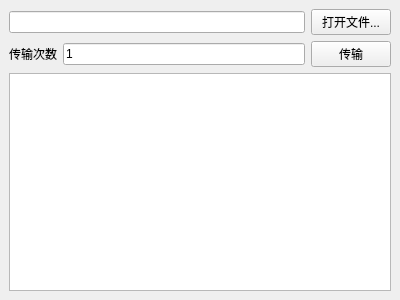
<?xml version="1.0" encoding="UTF-8"?>
<ui version="4.0">
 <class>YmodemWidget</class>
 <widget class="QDockWidget" name="YmodemWidget">
  <property name="geometry">
   <rect>
    <x>0</x>
    <y>0</y>
    <width>400</width>
    <height>300</height>
   </rect>
  </property>
  <property name="features">
   <set>QDockWidget::DockWidgetClosable|QDockWidget::DockWidgetFloatable|QDockWidget::DockWidgetMovable</set>
  </property>
  <property name="allowedAreas">
   <set>Qt::AllDockWidgetAreas</set>
  </property>
  <property name="windowTitle">
   <string>YmodemDock</string>
  </property>
  <widget class="QWidget" name="dockWidgetContents">
   <layout class="QGridLayout" name="gridLayout">
    <item row="1" column="2">
     <widget class="QPushButton" name="pushButtonOpenFile">
      <property name="text">
       <string>打开文件...</string>
      </property>
     </widget>
    </item>
    <item row="2" column="2">
     <widget class="QPushButton" name="pushButtonSend">
      <property name="text">
       <string>传输</string>
      </property>
     </widget>
    </item>
    <item row="2" column="1">
     <widget class="QLineEdit" name="lineEdit_SendTimes">
      <property name="text">
       <string>1</string>
      </property>
     </widget>
    </item>
    <item row="2" column="0">
     <widget class="QLabel" name="label">
      <property name="text">
       <string>传输次数</string>
      </property>
     </widget>
    </item>
    <item row="3" column="0" colspan="3">
     <widget class="QTextBrowser" name="textBrowser"/>
    </item>
    <item row="1" column="0" colspan="2">
     <widget class="QLineEdit" name="lineEdit"/>
    </item>
   </layout>
  </widget>
 </widget>
 <resources/>
 <connections/>
</ui>
